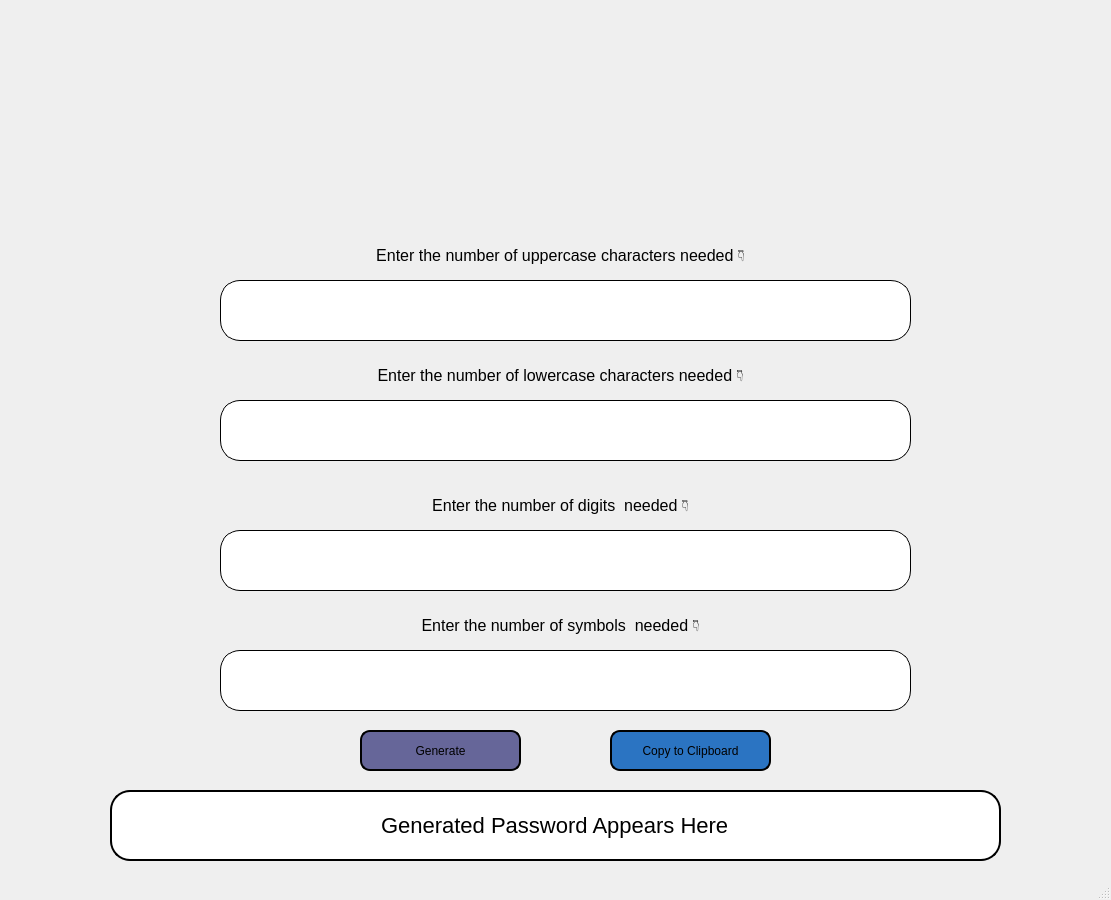
<?xml version="1.0" encoding="UTF-8"?>
<ui version="4.0">
 <class>MainWindow</class>
 <widget class="QMainWindow" name="MainWindow">
  <property name="geometry">
   <rect>
    <x>0</x>
    <y>0</y>
    <width>1111</width>
    <height>900</height>
   </rect>
  </property>
  <property name="minimumSize">
   <size>
    <width>1111</width>
    <height>900</height>
   </size>
  </property>
  <property name="maximumSize">
   <size>
    <width>1111</width>
    <height>900</height>
   </size>
  </property>
  <property name="windowTitle">
   <string>MainWindow</string>
  </property>
  <property name="styleSheet">
   <string notr="true">MainWindow{
rgb(214, 214, 214);
}</string>
  </property>
  <widget class="QWidget" name="centralwidget">
   <widget class="QLabel" name="label">
    <property name="geometry">
     <rect>
      <x>0</x>
      <y>0</y>
      <width>1111</width>
      <height>181</height>
     </rect>
    </property>
    <property name="text">
     <string/>
    </property>
    <property name="pixmap">
     <pixmap>Banner.png</pixmap>
    </property>
    <property name="scaledContents">
     <bool>true</bool>
    </property>
   </widget>
   <widget class="QLineEdit" name="upper">
    <property name="geometry">
     <rect>
      <x>220</x>
      <y>280</y>
      <width>691</width>
      <height>61</height>
     </rect>
    </property>
    <property name="styleSheet">
     <string notr="true">QLineEdit{
border:1px solid rgb(0, 0, 0);
border-radius:20px;

}</string>
    </property>
    <property name="alignment">
     <set>Qt::AlignCenter</set>
    </property>
   </widget>
   <widget class="QLabel" name="label_2">
    <property name="geometry">
     <rect>
      <x>270</x>
      <y>240</y>
      <width>581</width>
      <height>31</height>
     </rect>
    </property>
    <property name="styleSheet">
     <string notr="true">QLabel{

font-size:16px;
}</string>
    </property>
    <property name="text">
     <string>Enter the number of uppercase characters needed 👇</string>
    </property>
    <property name="alignment">
     <set>Qt::AlignCenter</set>
    </property>
    <property name="wordWrap">
     <bool>false</bool>
    </property>
   </widget>
   <widget class="QLabel" name="label_3">
    <property name="geometry">
     <rect>
      <x>270</x>
      <y>360</y>
      <width>581</width>
      <height>31</height>
     </rect>
    </property>
    <property name="styleSheet">
     <string notr="true">QLabel{

font-size:16px;
}</string>
    </property>
    <property name="text">
     <string>Enter the number of lowercase characters needed 👇</string>
    </property>
    <property name="alignment">
     <set>Qt::AlignCenter</set>
    </property>
    <property name="wordWrap">
     <bool>false</bool>
    </property>
   </widget>
   <widget class="QLineEdit" name="lower">
    <property name="geometry">
     <rect>
      <x>220</x>
      <y>400</y>
      <width>691</width>
      <height>61</height>
     </rect>
    </property>
    <property name="styleSheet">
     <string notr="true">QLineEdit{
border:1px solid rgb(0, 0, 0);
border-radius:20px;

}</string>
    </property>
    <property name="alignment">
     <set>Qt::AlignCenter</set>
    </property>
   </widget>
   <widget class="QLineEdit" name="symbols">
    <property name="geometry">
     <rect>
      <x>220</x>
      <y>650</y>
      <width>691</width>
      <height>61</height>
     </rect>
    </property>
    <property name="styleSheet">
     <string notr="true">QLineEdit{
border:1px solid rgb(0, 0, 0);
border-radius:20px;

}</string>
    </property>
    <property name="alignment">
     <set>Qt::AlignCenter</set>
    </property>
   </widget>
   <widget class="QLabel" name="label_4">
    <property name="geometry">
     <rect>
      <x>270</x>
      <y>610</y>
      <width>581</width>
      <height>31</height>
     </rect>
    </property>
    <property name="styleSheet">
     <string notr="true">QLabel{

font-size:16px;
}</string>
    </property>
    <property name="text">
     <string>Enter the number of symbols  needed 👇</string>
    </property>
    <property name="alignment">
     <set>Qt::AlignCenter</set>
    </property>
    <property name="wordWrap">
     <bool>false</bool>
    </property>
   </widget>
   <widget class="QLabel" name="label_5">
    <property name="geometry">
     <rect>
      <x>270</x>
      <y>490</y>
      <width>581</width>
      <height>31</height>
     </rect>
    </property>
    <property name="styleSheet">
     <string notr="true">QLabel{

font-size:16px;
}</string>
    </property>
    <property name="text">
     <string>Enter the number of digits  needed 👇</string>
    </property>
    <property name="alignment">
     <set>Qt::AlignCenter</set>
    </property>
    <property name="wordWrap">
     <bool>false</bool>
    </property>
   </widget>
   <widget class="QLineEdit" name="digits">
    <property name="geometry">
     <rect>
      <x>220</x>
      <y>530</y>
      <width>691</width>
      <height>61</height>
     </rect>
    </property>
    <property name="styleSheet">
     <string notr="true">QLineEdit{
border:1px solid rgb(0, 0, 0);
border-radius:20px;

}</string>
    </property>
    <property name="alignment">
     <set>Qt::AlignCenter</set>
    </property>
   </widget>
   <widget class="QPushButton" name="generate">
    <property name="geometry">
     <rect>
      <x>360</x>
      <y>730</y>
      <width>161</width>
      <height>41</height>
     </rect>
    </property>
    <property name="styleSheet">
     <string notr="true">QPushButton{

border:2px solid rgb(0, 0, 0);
border-radius:10px;
background:rgb(102, 102, 153);
	font: 63 11pt &quot;Yu Gothic UI Semibold&quot;;

}
QPushButton:hover {background-color: rgb(148, 148, 148)}
QPushButton:pressed {
  background-color: rgb(102, 102, 153)
}</string>
    </property>
    <property name="text">
     <string>Generate</string>
    </property>
    <property name="autoRepeat">
     <bool>false</bool>
    </property>
   </widget>
   <widget class="QLineEdit" name="result">
    <property name="geometry">
     <rect>
      <x>110</x>
      <y>790</y>
      <width>891</width>
      <height>71</height>
     </rect>
    </property>
    <property name="styleSheet">
     <string notr="true">
QLineEdit{
font: 87 32pt &quot;Segoe UI Black&quot;;
font-size:22px;
border:2px solid rgb(0, 0, 0);
border-radius:20px;
}</string>
    </property>
    <property name="text">
     <string>Generated Password Appears Here</string>
    </property>
    <property name="alignment">
     <set>Qt::AlignCenter</set>
    </property>
   </widget>
   <widget class="QPushButton" name="copytoclip">
    <property name="geometry">
     <rect>
      <x>610</x>
      <y>730</y>
      <width>161</width>
      <height>41</height>
     </rect>
    </property>
    <property name="styleSheet">
     <string notr="true">QPushButton{

border:2px solid rgb(0, 0, 0);
border-radius:10px;
background:rgb(43, 116, 194);
	font: 63 9pt &quot;Yu Gothic UI Semibold&quot;;

}
QPushButton:hover {background-color: rgb(148, 148, 148)}
QPushButton:pressed {
  background-color: rgb(102, 102, 153)
}</string>
    </property>
    <property name="text">
     <string>Copy to Clipboard</string>
    </property>
    <property name="autoRepeat">
     <bool>false</bool>
    </property>
   </widget>
  </widget>
  <widget class="QStatusBar" name="statusbar"/>
 </widget>
 <resources/>
 <connections/>
</ui>
